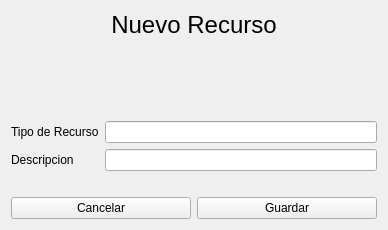
<?xml version="1.0" encoding="UTF-8"?>
<ui version="4.0">
 <class>FormCreateRecurso</class>
 <widget class="QWidget" name="FormCreateRecurso">
  <property name="geometry">
   <rect>
    <x>0</x>
    <y>0</y>
    <width>388</width>
    <height>230</height>
   </rect>
  </property>
  <property name="windowTitle">
   <string/>
  </property>
  <layout class="QVBoxLayout" name="verticalLayout">
   <item>
    <widget class="QLabel" name="label">
     <property name="font">
      <font>
       <pointsize>18</pointsize>
      </font>
     </property>
     <property name="text">
      <string>Nuevo Recurso</string>
     </property>
     <property name="alignment">
      <set>Qt::AlignCenter</set>
     </property>
    </widget>
   </item>
   <item>
    <spacer name="verticalSpacer">
     <property name="orientation">
      <enum>Qt::Vertical</enum>
     </property>
     <property name="sizeHint" stdset="0">
      <size>
       <width>20</width>
       <height>40</height>
      </size>
     </property>
    </spacer>
   </item>
   <item>
    <layout class="QFormLayout" name="formLayout">
     <item row="0" column="0">
      <widget class="QLabel" name="label_2">
       <property name="text">
        <string>Tipo de Recurso</string>
       </property>
      </widget>
     </item>
     <item row="0" column="1">
      <widget class="QLineEdit" name="txt_recurso"/>
     </item>
     <item row="1" column="0">
      <widget class="QLabel" name="label_3">
       <property name="text">
        <string>Descripcion</string>
       </property>
      </widget>
     </item>
     <item row="1" column="1">
      <widget class="QLineEdit" name="txt_descripcion"/>
     </item>
    </layout>
   </item>
   <item>
    <spacer name="verticalSpacer_2">
     <property name="orientation">
      <enum>Qt::Vertical</enum>
     </property>
     <property name="sizeType">
      <enum>QSizePolicy::Fixed</enum>
     </property>
     <property name="sizeHint" stdset="0">
      <size>
       <width>20</width>
       <height>20</height>
      </size>
     </property>
    </spacer>
   </item>
   <item>
    <layout class="QHBoxLayout" name="horizontalLayout">
     <item>
      <widget class="QPushButton" name="btn_cancel">
       <property name="text">
        <string>Cancelar</string>
       </property>
      </widget>
     </item>
     <item>
      <widget class="QPushButton" name="btn_save">
       <property name="text">
        <string>Guardar</string>
       </property>
      </widget>
     </item>
    </layout>
   </item>
  </layout>
 </widget>
 <resources/>
 <connections/>
</ui>
